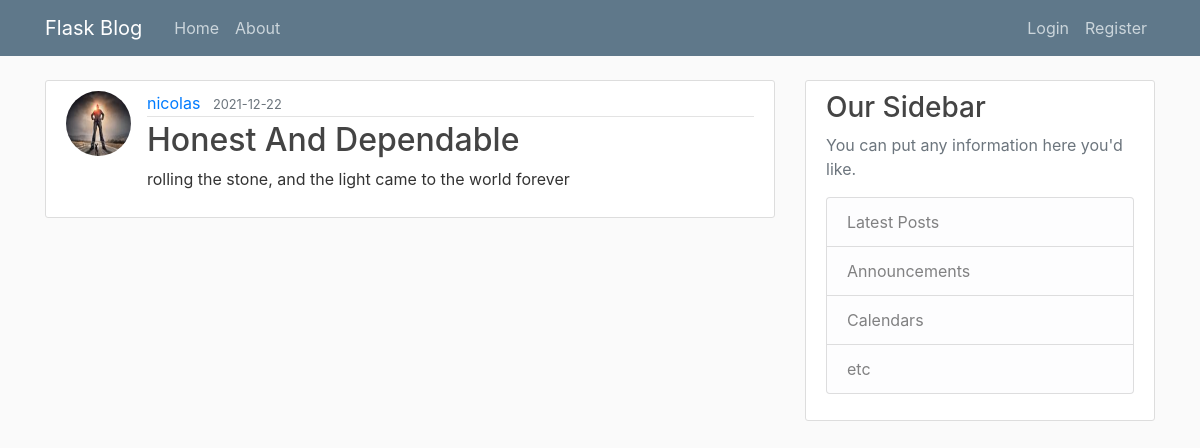
The app's page /post/4 with its own data.
### blog/models.py (models this page shows, shortened)
class User(db.Model, UserMixin):
    id = db.Column(db.Integer, primary_key=True)
    username = db.Column(db.String(20),
                         unique=True,
                         nullable=False)
    email = db.Column(db.String(120),
                      unique=True,
                      nullable=False)
    image_file = db.Column(db.String(20),
                           nullable=False,
                           default='default.jpg')
    password = db.Column(db.String(60),
                         nullable=False)
    posts = db.relationship('Post', backref='author', lazy=True)

class Post(db.Model):
    id = db.Column(db.Integer, primary_key=True)
    title = db.Column(db.String(100),
                      nullable=False)
    date = db.Column(db.DateTime, nullable=False, default=datetime.utcnow)
    content = db.Column(db.Text,
                        nullable=False)
    user_id = db.Column(db.Integer, db.ForeignKey('user.id'), nullable=False)

### blog/routes.py (the view)
@app.route("/post/<int:post_id>")
def post(post_id):
    post = Post.query.get_or_404(post_id)
    return render_template('post.html', title='post.title', post=post)

### blog/templates/post.html (shortened to what this page needs)
{% extends 'base.html' %}
{% block content %}
    <article class="media content-section">
        <img src="{{ url_for('static', filename='profile/'+ post.author.image_file) }}" class="rounded-circle article-img" alt="">
        <div class="media-body">
        <div class="article-metadata">
            <a class="mr-2" href="{{ url_for('user_posts', username=post.author.username) }}">{{ post.author.username }}</a>
            <small class="text-muted">{{ post.date.strftime('%Y-%m-%d') }}</small>
        </div>
        <h2 class="article-title">{{ post.title }}</h2>
        <p class="article-content">{{ post.content }}</p>
        </div>
    </article>
{% endblock %}

### blog/static/main.css (style rules this page uses)
body { background: #fafafa; color: #333333; margin-top: 5rem; }
h1, h2, h3, h4, h5, h6 { color: #444444; }
.content-section { background: #ffffff; padding: 10px 20px; border: 1px solid #dddddd; border-radius: 3px; margin-bottom: 20px; }
.article-title { color: #444444; }
.article-content { white-space: pre-line; }
.article-img { height: 65px; width: 65px; margin-right: 16px; }
.article-metadata { padding-bottom: 1px; margin-bottom: 4px; border-bottom: 1px solid #e3e3e3 }

### records on screen
User: image_file (picture), author.username "nicolas"
Post: date "2021-12-22", title "Honest And Dependable", content "rolling the stone, and the light came to the world forever"
